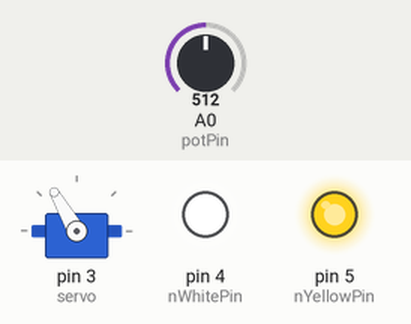
The sketch below on a simulated Arduino Uno, built with avr-gcc and run on an emulated ATmega328P. Parts: servo, output pins drawn as LEDs (lit = HIGH). The inputs (shaded band) are chosen by the test bench; at power-on: A0 (potPin) = 512.

Above: at 1.2 s.
1.3 s: A0 (potPin) set to 484
At 2.8 s:
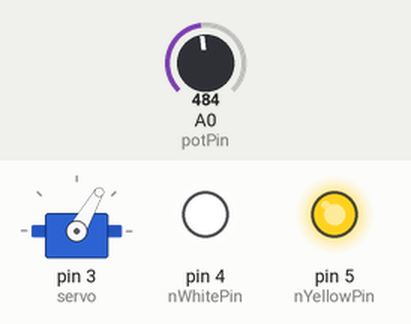
3.1 s: A0 (potPin) set to 264
4.6 s: A0 (potPin) set to 241
At 5.5 s:
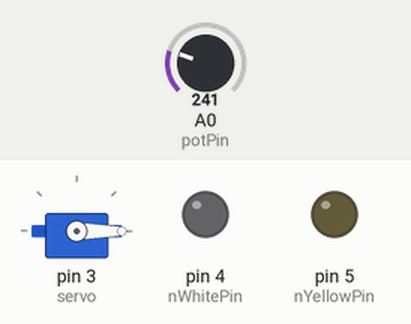
6.3 s: A0 (potPin) set to 260
At 6.46 s:
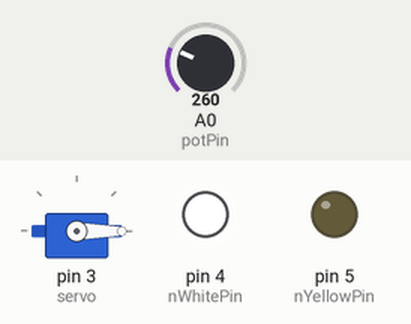
8.1 s: A0 (potPin) set to 760
At 9.6 s:
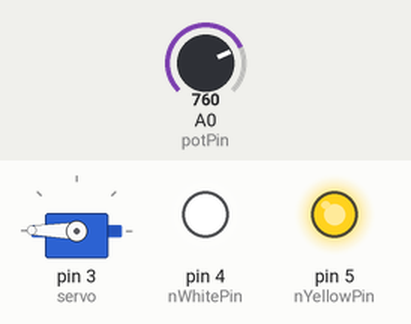
9.9 s: A0 (potPin) set to 731
At 11.4 s:
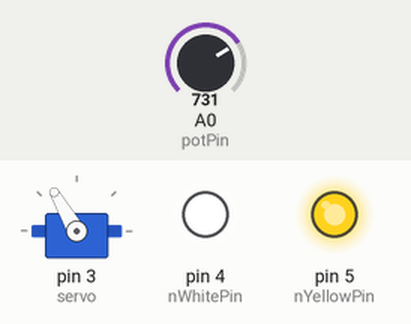
Timing chart, 0 to 12.7 s (numbered marks = the images above; inputs shaded):
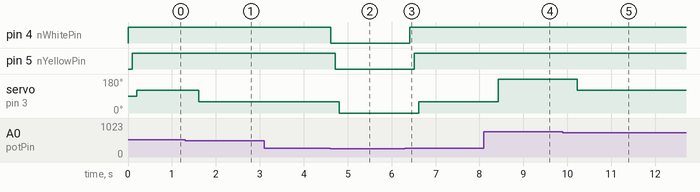

Measured:
- the behaviour switches between 500 and 499 on A0 (potPin) (found by bisection; images 0 and 1)
- the behaviour switches between 250 and 249 on A0 (potPin) (found by bisection; images 1 and 2)
- the behaviour switches between 750 and 749 on A0 (potPin) (found by bisection; images 4 and 5)
- after the input at 1.3 s, servo on pin 3 (servo): 120° → 60° after 0.31 s
- after the input at 3.1 s, every drawn part: stays the same
- after the input at 4.6 s, pin 4 (nWhitePin): HIGH → LOW at once; pin 5 (nYellowPin): HIGH → LOW after 0.11 s; servo on pin 3 (servo): 60° → 0° after 0.21 s
- after the input at 6.3 s, pin 4 (nWhitePin): LOW → HIGH after 0.12 s; pin 5 (nYellowPin): LOW → HIGH after 0.22 s; servo on pin 3 (servo): 0° → 60° after 0.32 s
- after the input at 8.1 s, servo on pin 3 (servo): 60° → 179° after 0.32 s
- after the input at 9.9 s, servo on pin 3 (servo): 179° → 120° after 0.33 s

The sketch:

report__2___.ino
```cpp
#define MINANALOG 0
#define MAXANALOG 1023
#define MINSVM 0
#define MAXSVM 179
#define MINPWM 0
#define MAXPWM 255

int nWhitePin = 4;
int nYellowPin = 5;
int nDelay = 100;

#include <Servo.h>

Servo servo;
int potPin = 0;
int val;

void GenLEDDigitalOutput(int nNumPin, int nCmd, int nDelay)
{
  digitalWrite(nNumPin, nCmd);
  delay(nDelay);
}
void GenLEDAnalogOutput(int nNumPin, int nCmd, int nDelay)
{
  analogWrite(nNumPin, nCmd);
  delay(nDelay);
}

void setup()
{
 servo.attach(3);
 pinMode(nWhitePin, OUTPUT);
 pinMode(nYellowPin, OUTPUT);
 Serial.begin(9600);
};

void loop()
{
   int val = analogRead(potPin);
  val = map(val, MINANALOG, MAXANALOG, MINSVM, MAXSVM);
  if((analogRead(potPin)>=250) && (analogRead(potPin)< 500))
  {
   GenLEDDigitalOutput(nWhitePin, 40, nDelay);
   GenLEDDigitalOutput(nYellowPin, 40, nDelay);
   servo. write(60);
  }
  else if((analogRead(potPin)>=500) && (analogRead(potPin)< 750))
  {
   GenLEDDigitalOutput(nWhitePin, 130, nDelay);
   GenLEDDigitalOutput(nYellowPin, 130, nDelay);
   servo. write(120);
  }
  else if((analogRead(potPin)>= 750) && (analogRead(potPin)<= 1023))
  {
   GenLEDDigitalOutput(nWhitePin, 255, nDelay);
   GenLEDDigitalOutput(nYellowPin, 255, nDelay);
   servo. write(179);
  }
  else
  {
   GenLEDDigitalOutput(nWhitePin, LOW, nDelay);
   GenLEDDigitalOutput(nYellowPin, LOW, nDelay);
   servo. write(0);
  }
}
```
